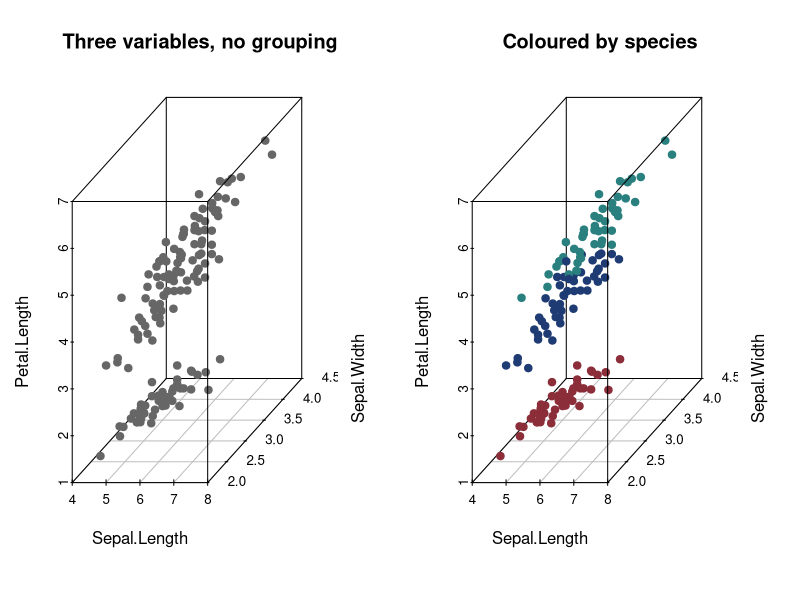
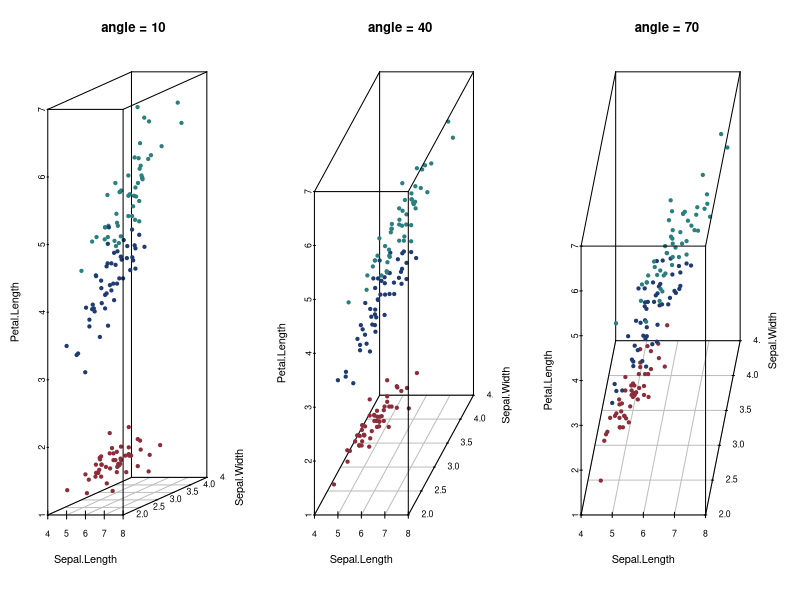
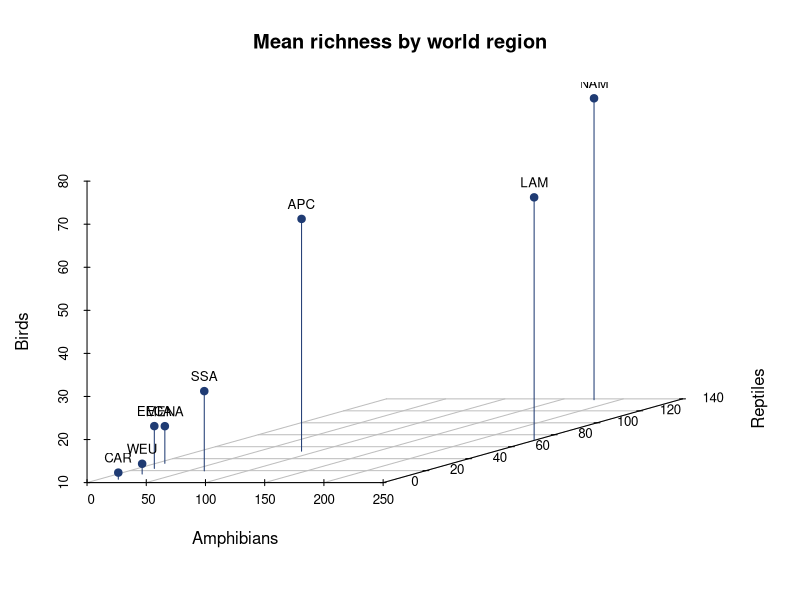
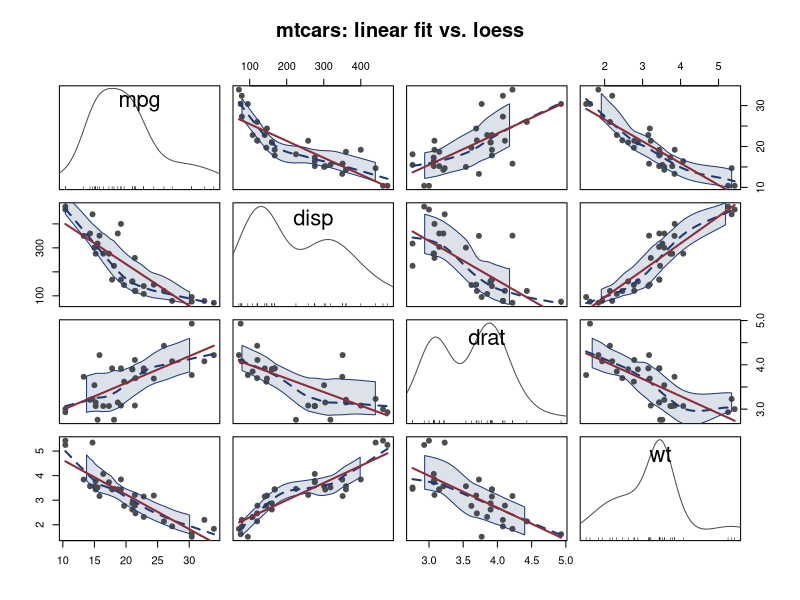
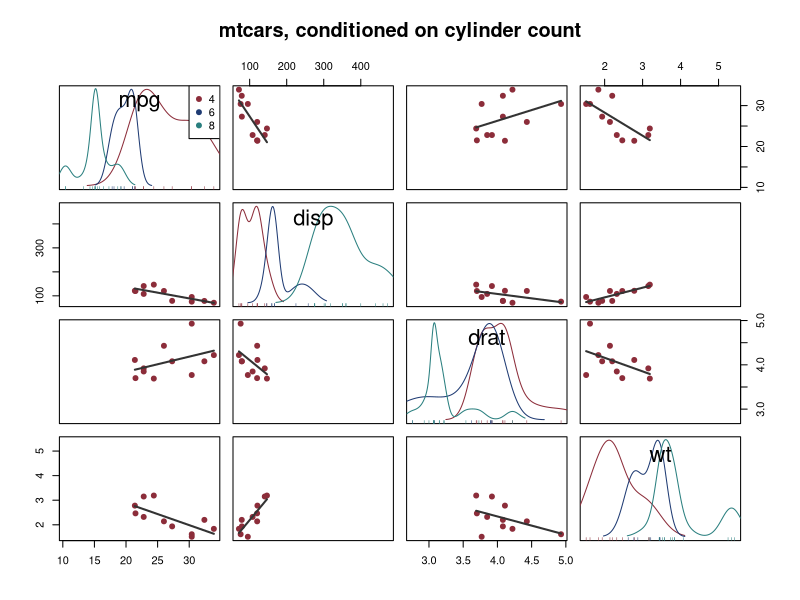
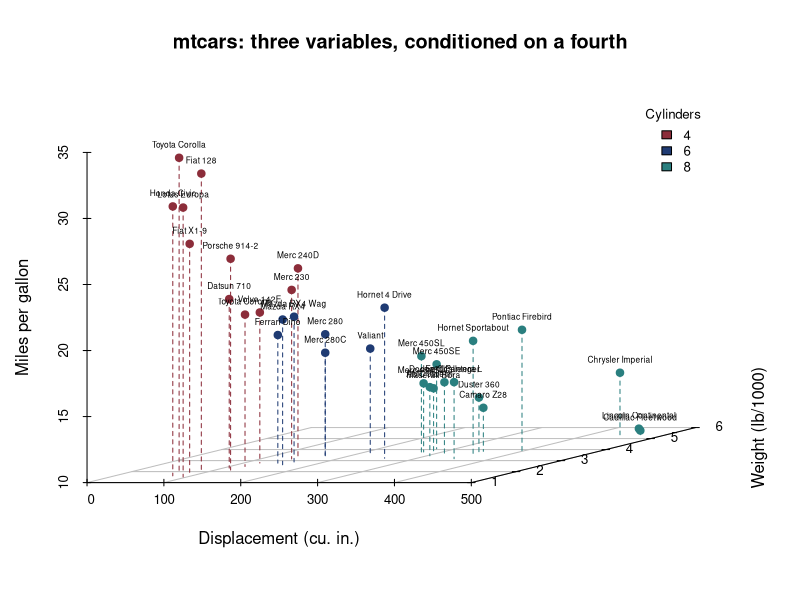
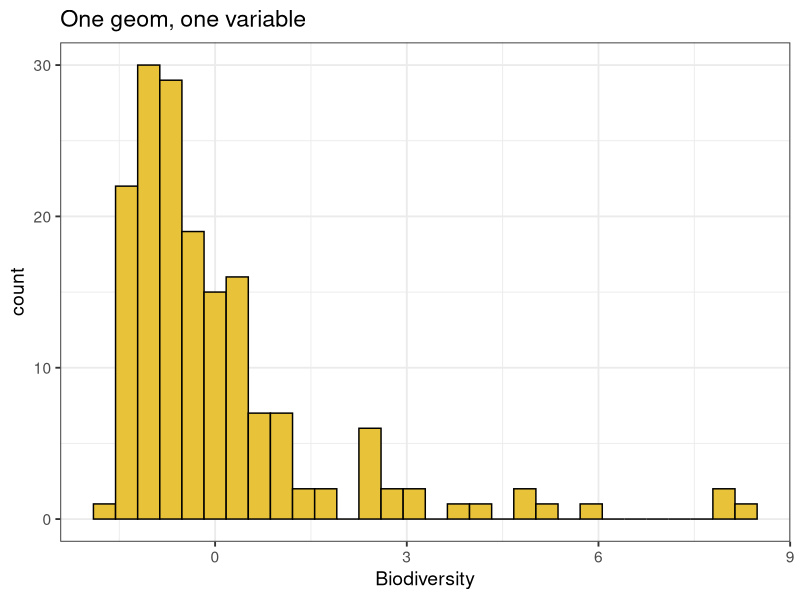
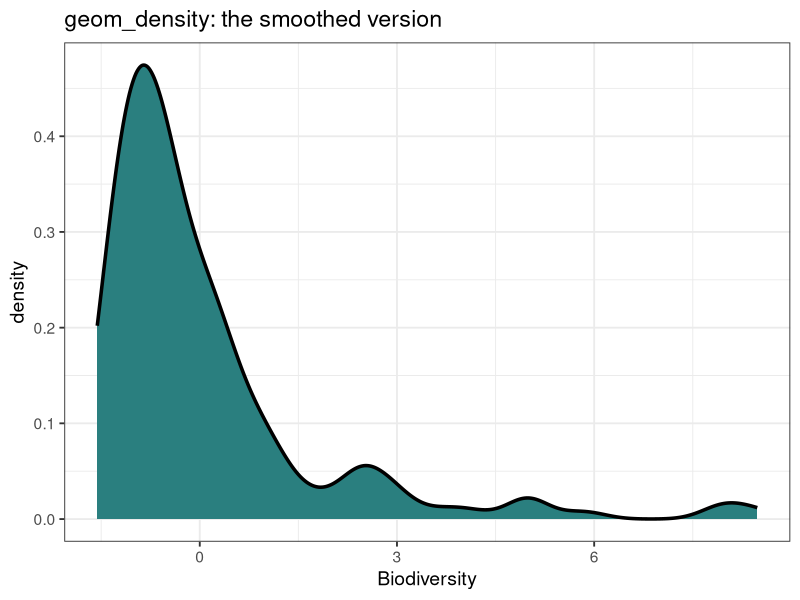

Write the R code that produced these figures, in order.
## ============================================================================
##  MS_LJMR :: 03_VisualizationII.R — Data Visualization II
##
##  Original authors: BIOL 943 course team
##                    (Jorge Soberón, Laura Jiménez & Marlon E. Cobos,
##                     University of Kansas)
##  Revised for the MS_LJMR edition by: Luis J. Madrigal-Roca
##
##  Revised from 03_VisualizationII.R ("Session 5: Visualization, Part 2").
##  The original set a working directory, read BiodivCountries.csv by hard-coded
##  COLUMN NUMBERS (3, 28:31, 34:36) and called x11(). Here the biodiversity
##  columns are selected by NAME — the same names 04_Clustering.R uses, which
##  the seeded fallback in 00_utils.R also emits — so the script survives any
##  reordering of the real file.
##
##  Where this sits in the course
##  -----------------------------
##  Session I showed the R view one pair at a time. Two variables fit on paper
##  and three fit in a projection; beyond that, plotting stops being an option
##  and ordination takes over. This session pushes direct display to its limit
##  so that the need for Chapters 2-3 is felt rather than asserted.
## ============================================================================

##  PLAIN CLASSROOM EDITION
##  Generated from R/03_VisualizationII.R by scripts/make_class_src.py --
##  edit R/03_VisualizationII.R and regenerate; changes made here will be overwritten.
## ============================================================================

# R packages required
#install.packages("scatterplot3d")
#install.packages("car")
library(scatterplot3d)
library(car)

# Working directory
#   Point this at the folder that holds this script and its data/ subfolder.
#   Every file name below is resolved relative to it, so the script and its
#   data have to travel together -- or at least stay in step.
#
#   This session reads, from data/: BiodivCountries.csv, BiodiversityCountriesPCValues.csv
setwd("YOUR/DIRECTORY")

# Built-in data sets used below
data(iris)
data(mtcars)

has3d <- requireNamespace("scatterplot3d", quietly = TRUE)
hascar <- requireNamespace("car", quietly = TRUE)

## ---- 1. Three dimensions, drawn honestly -----------------------------------

pal  <- c("#8c2d3a", "#1f3b73", "#2a7f7f")

if (has3d) {
  # Wide figure: widen the Plot pane, or open a sized device first --
  #   dev.new(width = 11, height = 5.5)
  op <- par(mfrow = c(1, 2), mar = c(3, 3, 3, 1))
  scatterplot3d::scatterplot3d(iris[, 1:3], pch = 19, color = "grey40",
                               main = "Three variables, no grouping")
  scatterplot3d::scatterplot3d(iris[, 1:3], pch = 19, color = pal[iris$Species],
                               main = "Coloured by species")
  par(op)
} else {
  message("scatterplot3d not installed - skipping the 3-D iris panel.")
}

## A 3-D scatter is still a 2-D picture: the third axis is a projection chosen
## by `angle`, and the apparent structure changes with it. Rotating through a
## few angles is the cheapest demonstration that "seeing" >2 dimensions always
## means choosing a projection — which is exactly what PCA automates, except it
## chooses the projection by maximizing variance instead of by eye.
if (has3d) {
  # Wide figure: widen the Plot pane, or open a sized device first --
  #   dev.new(width = 13, height = 4.5)
  op <- par(mfrow = c(1, 3), mar = c(3, 3, 3, 1))
  for (a in c(10, 40, 70))
    scatterplot3d::scatterplot3d(iris[, 1:3], pch = 19, color = pal[iris$Species],
                                 angle = a, main = paste("angle =", a))
  par(op)
}

## ---- 2. Aggregating a real table before plotting it ------------------------
## 186 countries is too many points to label. Aggregating to world regions
## turns an unreadable cloud into eight labelled points — the same move
## 04_Clustering.R makes before hierarchical clustering, and the same columns.
biodiv <- read.csv("data/BiodivCountries.csv", stringsAsFactors = TRUE)
rich   <- c("AmphRich", "Rept_rich", "BirdRich", "MamsRich")
dens   <- c("DensAmphRich", "DensRept_rich", "DensBirdRich", "DensMamsRich")

## The real BiodivCountries.csv is incomplete, so aggregate with na.rm = TRUE
## rather than dropping whole countries for one missing value.
agg <- aggregate(biodiv[, c(rich, dens)],
                 by = list(Region = biodiv$RegionCode),
                 FUN = function(x) mean(x, na.rm = TRUE))
M   <- as.matrix(agg[, -1]); rownames(M) <- agg$Region
cat("Regional means:\n"); print(round(M[, rich], 1))

if (has3d) {
  par(mfrow = c(1, 1))
  s3d <- scatterplot3d::scatterplot3d(
    M[, c("AmphRich", "Rept_rich", "BirdRich")],
    pch = 19, color = "#1f3b73",
    type = "h",              # drop lines to the floor: restores depth cues
    xlab = "Amphibians", ylab = "Reptiles", zlab = "Birds",
    main = "Mean richness by world region", box = FALSE, angle = 25)
  ## xyz.convert() maps the 3-D coordinates onto the 2-D page, which is what
  ## makes it possible to add ordinary text() labels to a 3-D plot.
  co <- s3d$xyz.convert(M[, c("AmphRich", "Rept_rich", "BirdRich")])
  text(co$x, co$y, labels = rownames(M), cex = .8, pos = 3)

}

## ---- 3. Scatterplot matrices with structure added --------------------------
## car::scatterplotMatrix() is pairs() plus a linear fit, a loess curve and a
## marginal density per panel. The loess is the useful part: it shows whether
## the linear summary that PCA and regression both assume is defensible.
cars <- mtcars
if (hascar) {
  par(mfrow = c(1, 1))
  car::scatterplotMatrix(~ mpg + disp + drat + wt, data = cars,
                         regLine = list(col = "#8c2d3a"),
                         smooth  = list(col.smooth = "#1f3b73",
                                        col.spread = "#1f3b73"),
                         col = "grey30", pch = 19,
                         main = "mtcars: linear fit vs. loess")


  ## Conditioning on a factor splits every panel by group. When groups have
  ## different slopes, a single global ordination will average them away.
  par(mfrow = c(1, 1))
  car::scatterplotMatrix(~ mpg + disp + drat + wt | factor(cyl), data = cars,
                         regLine = list(col = "grey20"), smooth = FALSE,
                         col = pal, pch = 19,
                         main = "mtcars, conditioned on cylinder count")

} else {
  message("car not installed - skipping the scatterplot-matrix panels.")
}

## ---- 4. Putting it together: labelled, coloured, conditioned 3-D -----------
if (has3d) {
  cyl_col <- pal[factor(cars$cyl)]
  par(mfrow = c(1, 1))
  s3d <- scatterplot3d::scatterplot3d(
    cars$disp, cars$wt, cars$mpg,
    color = cyl_col, pch = 19, type = "h", lty.hplot = 2, scale.y = .75,
    xlab = "Displacement (cu. in.)", ylab = "Weight (lb/1000)",
    zlab = "Miles per gallon", box = FALSE, angle = 20,
    main = "mtcars: three variables, conditioned on a fourth")
  co <- s3d$xyz.convert(cars$disp, cars$wt, cars$mpg)
  text(co$x, co$y, labels = rownames(cars), pos = 3, cex = .5)
  legend("topright", inset = .05, bty = "n", cex = .8,
         title = "Cylinders", legend = levels(factor(cars$cyl)), fill = pal)

}

## ============================================================================
##  5. THE GRAMMAR OF GRAPHICS
## ============================================================================
##  Everything above is base graphics: you issue drawing commands in order.
##  ggplot2 works differently -- you declare a MAPPING from variables to visual
##  channels (aes) and then add layers (geoms) that render it. The payoff is
##  that conditioning on a factor stops being a loop and becomes one more term.
##
##  Data: the biodiversity table reduced to its principal components, which is
##  also a preview of Chapter 4 -- Biodiversity is PC1 of the area-corrected
##  richness variables (75.9% of their variance), Governance summarises 14
##  variables (86.7%), Wealth 3 (55.7%) and Capacity_no_GEF 19 (55.3%).
if (requireNamespace("ggplot2", quietly = TRUE)) {
  library(ggplot2)
  m3 <- read.csv("data/BiodiversityCountriesPCValues.csv", stringsAsFactors = TRUE)
  cat("\nBiodiversity PC table:", nrow(m3), "countries x", ncol(m3), "columns\n")
  cat("  ", paste(names(m3), collapse = ", "), "\n")

  ## ggplot() returns an OBJECT. At the console it prints itself and you see the
  ## plot; inside a function or a loop you must print() it explicitly, or
  ## nothing is drawn. This catches everyone once.
  p1 <- ggplot(m3, aes(x = Biodiversity))

  par(mfrow = c(1, 1))
  print(p1 + geom_histogram(colour = "black", fill = "#e8c33a", bins = 30) +
          theme_bw(base_size = 14) +
          labs(title = "One geom, one variable"))


  ## the same mapping, a different geom: density instead of counts
  par(mfrow = c(1, 1))
  print(p1 + geom_density(colour = "black", linewidth = 1.2, fill = "#2a7f7f") +
          theme_bw(base_size = 14) +
          labs(title = "geom_density: the smoothed version"))


  ## ---- boxplots against a categorical variable -----------------------------
  ##  Hinges are the 1st and 3rd quartiles; whiskers reach the furthest point
  ##  within 1.5 x IQR of the hinge; anything past them is drawn as a point
  ##  (Tukey). The notch spans 1.58 x IQR/sqrt(n) and gives a rough 95% interval
  ##  for the median, so non-overlapping notches suggest different medians
  ##  (McGill et al. 1978).
  par(mfrow = c(1, 1))
  print(ggplot(m3, aes(x = RegionCode, y = Biodiversity)) +
          geom_boxplot(outlier.shape = 3, notch = TRUE) +
          theme_bw(base_size = 13) +
          labs(title = "Biodiversity by world region"))


  ## the same plot with the raw points jittered on top, coloured by region:
  ## a boxplot hides n, and n is often the whole story
  par(mfrow = c(1, 1))
  print(ggplot(m3, aes(x = GDPgroup, y = Biodiversity)) +
          geom_boxplot(outlier.shape = 3, notch = TRUE) +
          geom_jitter(aes(colour = RegionCode),
                      position = position_jitter(width = .2), size = 2) +
          theme_bw(base_size = 13) +
          labs(title = "Boxplot + the points it summarises"))


  ## ---- facets: the same plot, once per group -------------------------------
  ##  facet_wrap() is the grammar's answer to "does this relationship hold in
  ##  every region?" -- the question a single pooled regression cannot answer.
  par(mfrow = c(1, 1))
  print(ggplot(m3, aes(x = Wealth, y = Biodiversity)) +
          geom_point(aes(colour = GDPgroup)) +
          stat_smooth(method = lm, formula = y ~ x,
                      colour = "#8c2d3a", fill = "#e8c33a") +
          facet_wrap(~ RegionCode) + theme_bw(base_size = 11) +
          labs(title = "Wealth vs biodiversity, one panel per region"))


  ## facet_grid() crosses two factors instead of wrapping one
  par(mfrow = c(1, 1))
  print(ggplot(m3, aes(x = Governance, y = Biodiversity)) +
          geom_point(aes(colour = RegionCode)) +
          stat_smooth(method = lm, formula = y ~ x, colour = "#8c2d3a") +
          facet_grid(Landlock ~ GDPgroup) + theme_bw(base_size = 11) +
          labs(title = "Landlocked (rows) x GDP group (columns)"))


  ## ---- a continuous variable mapped to colour ------------------------------
  par(mfrow = c(1, 1))
  print(ggplot(m3, aes(x = Governance, y = Capacity_no_GEF)) +
          geom_point(aes(colour = Biodiversity), size = 3) +
          geom_point(shape = 1, size = 3, colour = "grey30") +
          scale_colour_gradientn(colours = hcl.colors(5, "Viridis")) +
          theme_bw(base_size = 13) +
          labs(title = "Three variables, no third axis"))

} else {
  message("Skipped: the ggplot2 section.  Install with: install.packages(c(\"ggplot2\"))")
}

## Four variables took every device available — colour, height, position and
## text. A fifth would not fit. That ceiling is the argument for ordination.
cat("\n[03_VisualizationII] done.\n")
